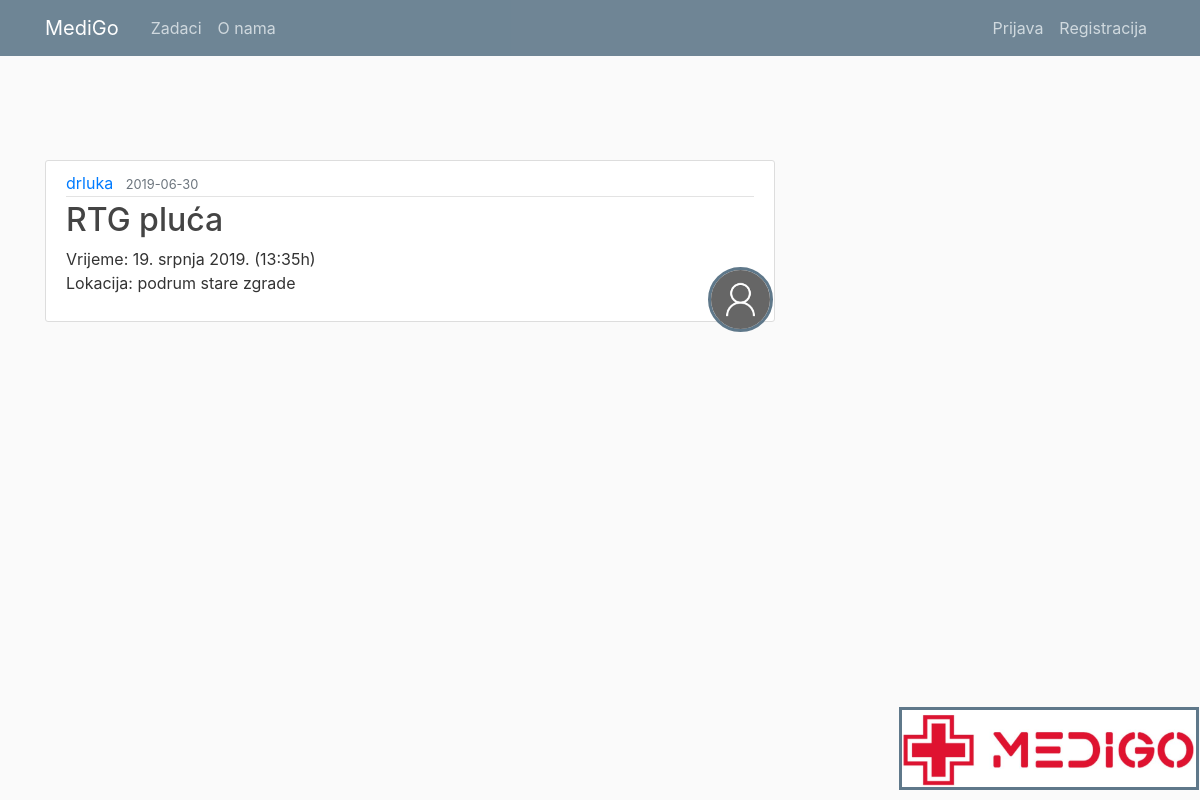
/post/1, run on the app's committed database.
### medigo/models.py (models this page shows, shortened)
class User(db.Model, UserMixin):
	id = db.Column(db.Integer, primary_key=True)
	username = db.Column(db.String(20), unique=True, nullable=False)
	email = db.Column(db.String(120), unique=True, nullable=False)
	image_file = db.Column(db.String(20), nullable=False, default='default.jpg')
	password = db.Column(db.String(60), nullable=False)
	posts = db.relationship('Post', backref='author', lazy=True)

class Post(db.Model):
	id = db.Column(db.Integer, primary_key=True)
	title = db.Column(db.String(100), nullable=False)
	date_posted = db.Column(db.DateTime, nullable=False, default=datetime.utcnow)
	content = db.Column(db.Text, nullable=False)
	user_id = db.Column(db.Integer, db.ForeignKey('user.id'), nullable=False)

### medigo/routes.py (the view)
@app.route("/post/<int:post_id>")
def post(post_id):
	post = Post.query.get_or_404(post_id)
	return render_template('post.html', title=post.title, post=post)

### medigo/templates/post.html (shortened to what this page needs)
{% extends "layout.html" %}
{% block content %}
	<article class="media content-section">
		<img class="rounded-circle article-img" src="{{ url_for('static', filename='slike_projekt/' + post.author.image_file) }}">
	  <div class="media-body">
	    <div class="article-metadata">
	      <a class="mr-2" href="#">{{ post.author.username}}</a>
	      <small class="text-muted">{{ post.date_posted.strftime('%Y-%m-%d') }}</small>
	    </div>
	    <h2 class="article-title">{{ post.title }}</h2>
	    <p class="article-content">{{ post.content }}</p>
	  </div>
	</article>
{% endblock content %}

### medigo/static/main.css (style rules this page uses)
body { background: #fafafa; color: #333333; margin-top: 5rem; }
h1, h2, h3, h4, h5, h6 { color: #444444; }
.content-section { background: #ffffff; padding: 10px 20px; border: 1px solid #dddddd; border-radius: 3px; margin-bottom: 20px; }
.article-title { color: #444444; }
.article-content { white-space: pre-line; }
.article-img { height: 65px; width: 65px; margin-right: 16px; }
.article-metadata { padding-bottom: 1px; margin-bottom: 4px; border-bottom: 1px solid #e3e3e3 }
img { position: absolute; bottom: 10px; width: 25%; border: 3px solid #5f788a; right:1px; }

### data on the page
User: image_file (placeholder picture), author.username "drluka"
Post: date_posted "2019-06-30", title "RTG pluća", content "Vrijeme: 19. srpnja 2019. (13:35h) Lokacija: podrum stare zgrade"
